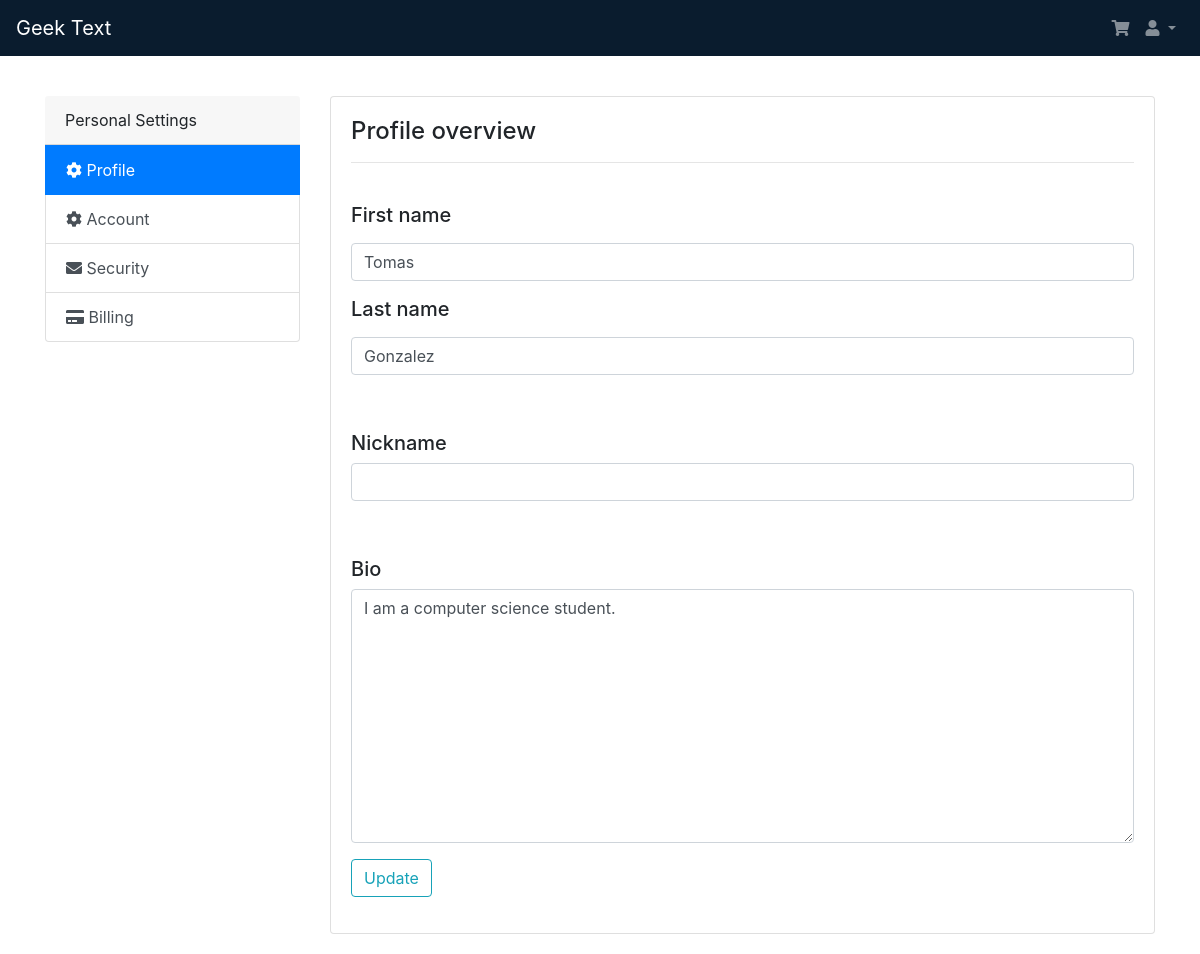
The app's page /settings/profile/ (signed in), older data.
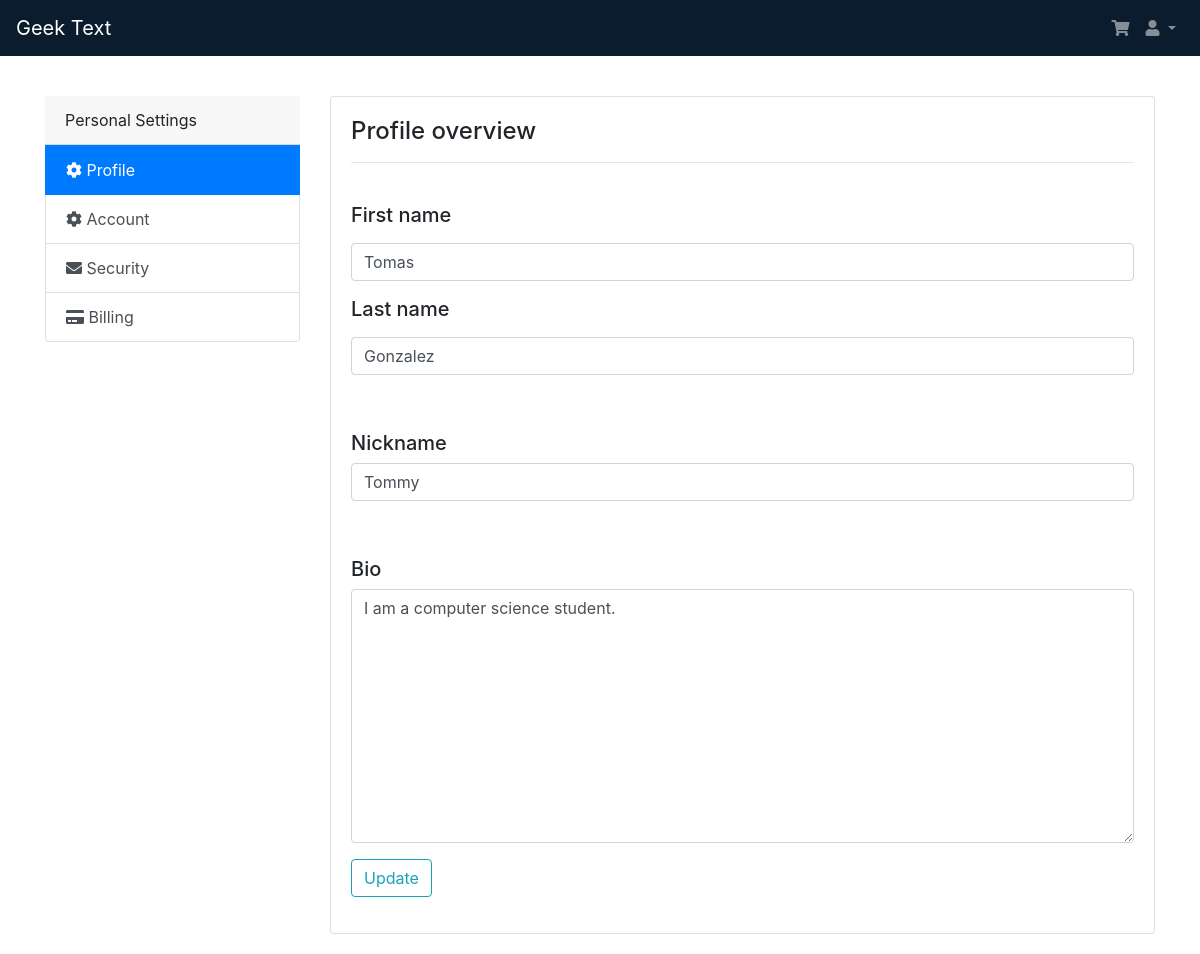
The same page, newer data.
### users/models.py (models this page shows, shortened)
class Profile(models.Model):
    user = models.OneToOneField(User, on_delete=models.CASCADE)
    nick_name = models.CharField('Nick name', max_length=30, blank=True, default='')
    bio = models.TextField(max_length=500, blank=True)
    image = models.ImageField(default='default.jpg', upload_to='profile_pics')

### users/views.py (the view)
# urls.py: path('profile/', views.profile, name='profile-settings'),
@login_required
def profile(request):
    if request.method == 'POST':
        user_ProfileForm = UserProfileForm(request.POST, instance=request.user)
        user_BioForm = BioForm(request.POST, instance=request.user.profile)
        user_NicknameForm = NicknameForm(request.POST, instance=request.user.profile)
        if user_ProfileForm.is_valid() and user_BioForm.is_valid() and user_NicknameForm.is_valid():
            user_ProfileForm.save()
            user_BioForm.save()
            user_NicknameForm.save()
            messages.success(request, f'Your profile has been updated successfully')
            return HttpResponseRedirect(request.path_info)
        else:
            messages.warning(request, f'There were some errors updating you profile.')
    else:
        user_ProfileForm = UserProfileForm(instance=request.user)
        user_BioForm = BioForm(instance=request.user.profile)
        user_NicknameForm = NicknameForm(instance=request.user.profile)
    context = {
        'user_ProfileForm': user_ProfileForm,
        'user_BioForm': user_BioForm,
        'user_NicknameForm': user_NicknameForm
    }
    return render(request, 'users/profile.html', context)

### users/forms.py
class UserProfileForm(forms.ModelForm):
    class Meta:
        model = User
        fields = ['first_name', 'last_name']
    def __init__(self, *args, **kwargs):
        super(UserProfileForm, self).__init__(*args, **kwargs)
        self.helper = FormHelper()
        self.helper.form_show_labels = False

class BioForm(forms.ModelForm):
    class Meta:
        model = Profile
        fields = ['bio']
    def __init__(self, *args, **kwargs):
        super(BioForm, self).__init__(*args, **kwargs)
        self.helper = FormHelper()
        self.helper.form_show_labels = False

### users/templates/users/profile.html (shortened to what this page needs)
{% extends "users/partials/_base.html" %}
{% load crispy_forms_tags %}
{% block settingsPageInfo %}
<div class="card">
    <div class="card-body">
        <div class="row">
            <div class="col-md-12">
                <h4>Profile overview</h4>
                <hr>
            </div>
        </div>
        <div class="tab-content">
            <div class="form-group">
                <br>
                <form method="POST" enctype="multipart/form-data">
                    <label for="first_name">
                        <h5>First name</h4>
                    </label>
                    {{ user_ProfileForm.first_name |as_crispy_field }}
                    <label for="last_name">
                        <h5>Last name</h4>
                    </label>
                    {{ user_ProfileForm.last_name |as_crispy_field }}
                    <p>
                        <label for="first_name">
                            <h5>Nickname</h4>
                        </label>
                        {{ user_NicknameForm.nick_name |as_crispy_field }}
                    </p>
                    <p>
                        <label for="first_name">
                            <h5>Bio</h4>
                        </label>
                        {{ user_BioForm.bio |as_crispy_field }}
                    </p>
                    <div class="form-group">
                        <button class="btn btn-outline-info" type="submit">Update</button>
                    </div>
                </form>
            </div>
        </div>
    </div>
</div>
{% endblock %}

Row changes from the older to the newer data that the page shows:
changed Profile "I am a computer science student.": nick_name (not shown) → "Tommy"
